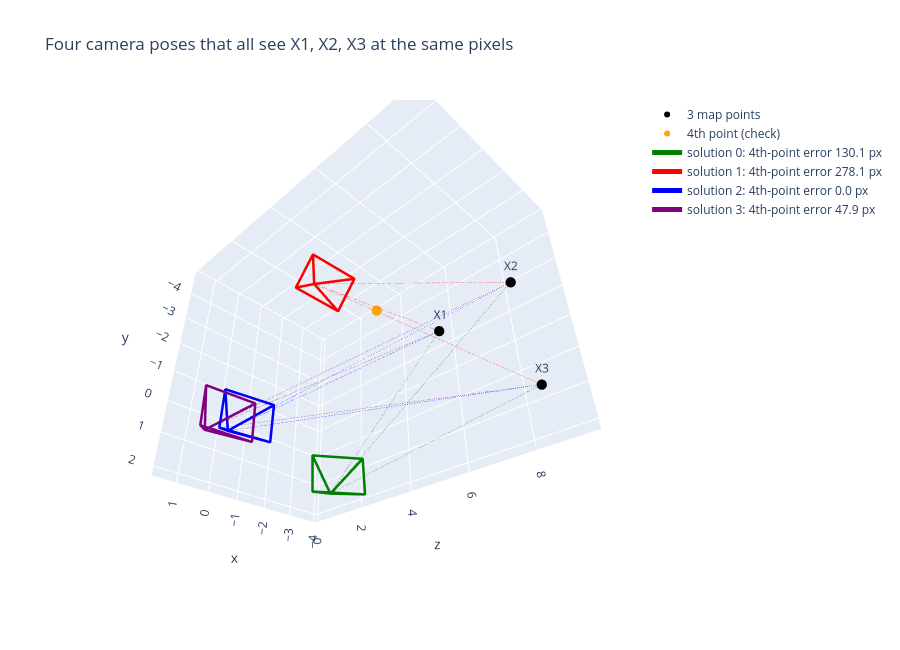

The code cell stored with this chart in its notebook:
### Markdown cell above
## 2 · Seeing the ambiguity

All candidate poses project the 3 points **exactly** onto the same pixels. A **4th point** (or RANSAC voting with all points) picks the right one.

How often does each number of solutions occur?

### Code cell
counts = []
for s in range(2000):
    Xs, Rs, ts = random_scene(3, seed=1000 + s)
    counts.append(len(p3p(bearings(project(Xs, Rs, ts)[0]), Xs)))
vals, freq = np.unique(counts, return_counts=True)
plt.figure(figsize=(5, 3)); plt.bar(vals, freq); plt.xlabel("# real P3P solutions"); plt.ylabel("count")
plt.title("2000 random triangles"); plt.show()

# find a case with 4 solutions and draw them
for s in range(5000):
    Xs, Rs, ts = random_scene(4, seed=s)
    uv_s = project(Xs, Rs, ts)[0]
    ss = p3p(bearings(uv_s[:3]), Xs[:3])
    if len(ss) == 4:
        break
print("scene", s, "has", len(ss), "solutions")

def cam_trace(R, t, color, name, s=0.8):
    C = -R.T @ t
    corners = np.array([[-1, -0.75, 1.6], [1, -0.75, 1.6], [1, 0.75, 1.6], [-1, 0.75, 1.6]]) * s
    w = corners @ R + C          # = (R^T corners^T)^T + C
    p = np.array([C, w[0], C, w[1], C, w[2], C, w[3], w[0], w[1], w[2], w[3], w[0]])
    return go.Scatter3d(x=p[:, 0], y=p[:, 1], z=p[:, 2], mode="lines", line=dict(color=color, width=5), name=name)

traces = [go.Scatter3d(x=Xs[:3, 0], y=Xs[:3, 1], z=Xs[:3, 2], mode="markers+text", text=["X1", "X2", "X3"],
                       marker=dict(size=6, color="black"), name="3 map points"),
          go.Scatter3d(x=Xs[3:, 0], y=Xs[3:, 1], z=Xs[3:, 2], mode="markers", marker=dict(size=6, color="orange"),
                       name="4th point (check)")]
for k, ((R, t), col) in enumerate(zip(ss, ["green", "red", "blue", "purple"])):
    e4 = np.linalg.norm(project(Xs[3:], R, t)[0] - uv_s[3:])
    traces.append(cam_trace(R, t, col, f"solution {k}: 4th-point error {e4:.1f} px"))
    C = -R.T @ t
    for j in range(3):   # rays from each candidate centre to the 3 points
        traces.append(go.Scatter3d(x=[C[0], Xs[j, 0]], y=[C[1], Xs[j, 1]], z=[C[2], Xs[j, 2]], mode="lines",
                                   line=dict(color=col, width=1, dash="dot"), showlegend=False))
fig = go.Figure(traces)
fig.update_layout(scene=dict(aspectmode="data", camera=dict(up=dict(x=0, y=-1, z=0))), height=650,
                  title="Four camera poses that all see X1, X2, X3 at the same pixels")
fig.show()

### Figure 1 — Plotly figure (JSON) as saved in the notebook; plotly's stock layout.template omitted (floating-point values rounded to 4 significant figures)
{"data": [{"marker": {"color": "black", "size": 6}, "mode": "markers+text", "name": "3 map points", "text": ["X1", "X2", "X3"], "type": "scatter3d", "x": [0.7506, -1.649, -2.968], "y": [1.589, -0.7993, 1.285], "z": [8.878, 9.368, 8.985]}, {"marker": {"color": "orange", "size": 6}, "mode": "markers", "name": "4th point (check)", "type": "scatter3d", "x": [-0.1924], "y": [-0.7879], "z": [6.392]}, {"line": {"color": "green", "width": 5}, "mode": "lines", "name": "solution 0: 4th-point error 130.1 px", "type": "scatter3d", "x": [-3.864, -3.899, -3.864, -2.536, -3.864, -2.492, -3.864, -3.855, -3.899, -2.536, -2.492, -3.855, -3.899], "y": [1.583, 0.815, 1.583, 0.8613, 1.583, 2.053, 1.583, 2.006, 0.815, 0.8613, 2.053, 2.006, 0.815], "z": [0.799, 2.23, 0.799, 1.393, 0.799, 1.531, 0.799, 2.367, 2.23, 1.393, 1.531, 2.367, 2.23]}, {"line": {"color": "green", "dash": "dot", "width": 1}, "mode": "lines", "showlegend": false, "type": "scatter3d", "x": [-3.864, 0.7506], "y": [1.583, 1.589], "z": [0.799, 8.878]}, {"line": {"color": "green", "dash": "dot", "width": 1}, "mode": "lines", "showlegend": false, "type": "scatter3d", "x": [-3.864, -1.649], "y": [1.583, -0.7993], "z": [0.799, 9.368]}, {"line": {"color": "green", "dash": "dot", "width": 1}, "mode": "lines", "showlegend": false, "type": "scatter3d", "x": [-3.864, -2.968], "y": [1.583, 1.285], "z": [0.799, 8.985]}, {"line": {"color": "red", "width": 5}, "mode": "lines", "name": "solution 1: 4th-point error 278.1 px", "type": "scatter3d", "x": [-1.334, -1.787, -1.334, -0.2403, -1.334, -0.2249, -1.334, -1.771, -1.787, -0.2403, -0.2249, -1.771, -1.787], "y": [-4.711, -4.299, -4.711, -4.566, -4.711, -3.616, -4.711, -3.35, -4.299, -4.566, -3.616, -3.35, -4.299], "z": [2.462, 3.967, 2.462, 3.654, 2.462, 2.921, 2.462, 3.233, 3.967, 3.654, 2.921, 3.233, 3.967]}, {"line": {"color": "red", "dash": "dot", "width": 1}, "mode": "lines", "showlegend": false, "type": "scatter3d", "x": [-1.334, 0.7506], "y": [-4.711, 1.589], "z": [2.462, 8.878]}, {"line": {"color": "red", "dash": "dot", "width": 1}, "mode": "lines", "showlegend": false, "type": "scatter3d", "x": [-1.334, -1.649], "y": [-4.711, -0.7993], "z": [2.462, 9.368]}, {"line": {"color": "red", "dash": "dot", "width": 1}, "mode": "lines", "showlegend": false, "type": "scatter3d", "x": [-1.334, -2.968], "y": [-4.711, 1.285], "z": [2.462, 8.985]}, {"line": {"color": "blue", "width": 5}, "mode": "lines", "name": "solution 2: 4th-point error 0.0 px", "type": "scatter3d", "x": [-0.1897, -0.8006, -0.1897, 0.7838, -0.1897, 0.7773, -0.1897, -0.8072, -0.8006, 0.7838, 0.7773, -0.8072, -0.8006], "y": [0.4047, -0.1772, 0.4047, -0.172, 0.4047, 1.028, 0.4047, 1.023, -0.1772, -0.172, 1.028, 1.023, -0.1772], "z": [0.1587, 1.547, 0.1587, 1.324, 0.1587, 1.306, 0.1587, 1.528, 1.547, 1.324, 1.306, 1.528, 1.547]}, {"line": {"color": "blue", "dash": "dot", "width": 1}, "mode": "lines", "showlegend": false, "type": "scatter3d", "x": [-0.1897, 0.7506], "y": [0.4047, 1.589], "z": [0.1587, 8.878]}, {"line": {"color": "blue", "dash": "dot", "width": 1}, "mode": "lines", "showlegend": false, "type": "scatter3d", "x": [-0.1897, -1.649], "y": [0.4047, -0.7993], "z": [0.1587, 9.368]}, {"line": {"color": "blue", "dash": "dot", "width": 1}, "mode": "lines", "showlegend": false, "type": "scatter3d", "x": [-0.1897, -2.968], "y": [0.4047, 1.285], "z": [0.1587, 8.985]}, {"line": {"color": "purple", "width": 5}, "mode": "lines", "name": "solution 3: 4th-point error 47.9 px", "type": "scatter3d", "x": [0.7258, -0.01671, 0.7258, 1.582, 0.7258, 1.562, 0.7258, -0.03675, -0.01671, 1.582, 1.562, -0.03675, -0.01671], "y": [0.7779, 0.136, 0.7779, 0.164, 0.7779, 1.364, 0.7779, 1.336, 0.136, 0.164, 1.364, 1.336, 0.136], "z": [0.4322, 1.726, 0.4322, 1.669, 0.4322, 1.696, 0.4322, 1.754, 1.726, 1.669, 1.696, 1.754, 1.726]}, {"line": {"color": "purple", "dash": "dot", "width": 1}, "mode": "lines", "showlegend": false, "type": "scatter3d", "x": [0.7258, 0.7506], "y": [0.7779, 1.589], "z": [0.4322, 8.878]}, {"line": {"color": "purple", "dash": "dot", "width": 1}, "mode": "lines", "showlegend": false, "type": "scatter3d", "x": [0.7258, -1.649], "y": [0.7779, -0.7993], "z": [0.4322, 9.368]}, {"line": {"color": "purple", "dash": "dot", "width": 1}, "mode": "lines", "showlegend": false, "type": "scatter3d", "x": [0.7258, -2.968], "y": [0.7779, 1.285], "z": [0.4322, 8.985]}], "layout": {"height": 650, "scene": {"aspectmode": "data", "camera": {"up": {"x": 0, "y": -1, "z": 0}}}, "title": {"text": "Four camera poses that all see X1, X2, X3 at the same pixels"}}}
